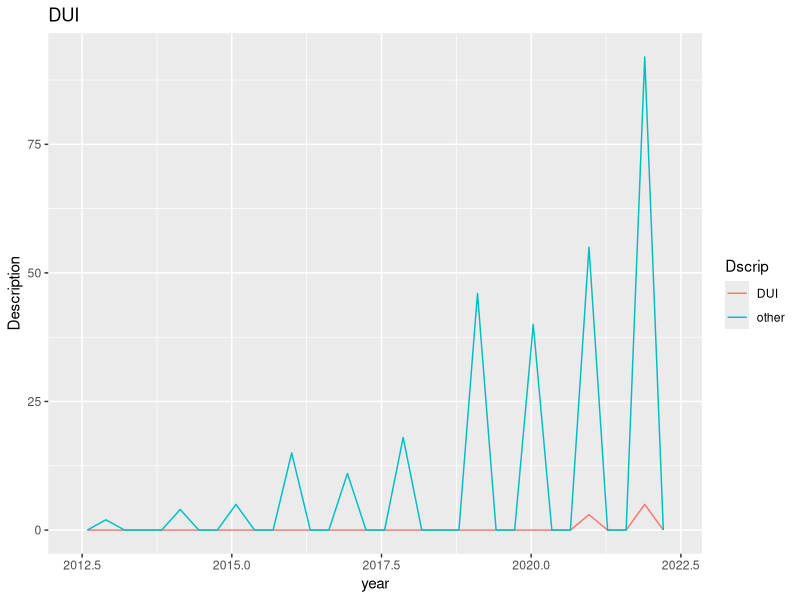

Write R code to recreate this figure.
## ---- chunk 1
library(tidyverse)

library(dplyr)

## ---- chunk 2
Tesla_Deaths_Deaths_1_ <- read_csv("Tesla_Deaths_Deaths_1_.csv")

New_Tesla <- Tesla_Deaths_Deaths_1_ %>%
mutate(
Dscrip = if_else(
str_detect(Description, "DUI"),
"DUI",
"other"
)
)
## ---- chunk 3
New_Tesla %>%
ggplot() +
geom_freqpoly(aes(x = Year, color = Dscrip, )) +
labs(
title = "DUI",
x = "year",
y = "Description"
)
## ---- chunk 4
New_Tesla %>%
  count(Dscrip)
## ---- chunk 5

New_Tesla %>%
  count(Dscrip) %>%
  mutate(percent = n / sum(n) * 100)
